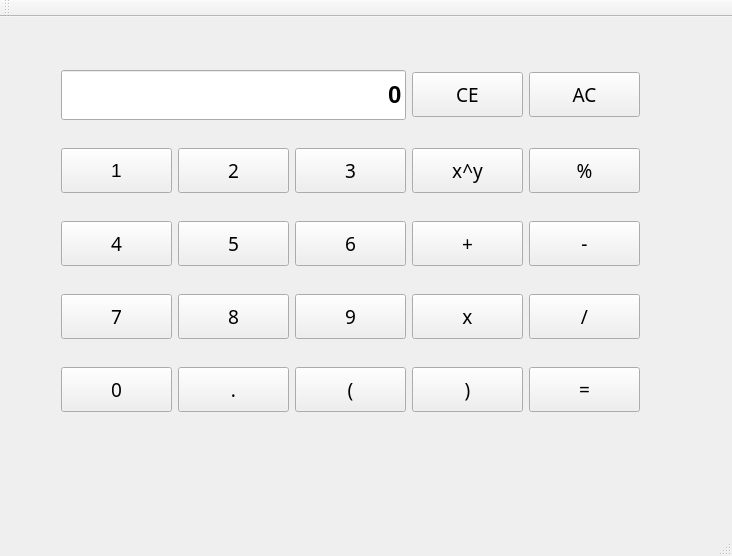
<ui version="4.0" >
 <class>MainWindowClass</class>
 <widget class="QMainWindow" name="MainWindowClass" >
  <property name="objectName" >
   <string notr="true">MainWindowClass</string>
  </property>
  <property name="geometry">
   <rect>
    <x>0</x>
    <y>0</y>
    <width>732</width>
    <height>556</height>
   </rect>
  </property>
  <property name="windowTitle">
   <string>Calculator</string>
  </property>
  <widget class="QWidget" name="centralWidget">
   <widget class="QWidget" name="gridLayoutWidget">
    <property name="geometry">
     <rect>
      <x>50</x>
      <y>20</y>
      <width>601</width>
      <height>411</height>
     </rect>
    </property>
    <layout class="QGridLayout" name="gridLayout">
     <item row="3" column="1">
      <widget class="QPushButton" name="eightButton">
       <property name="minimumSize">
        <size>
         <width>0</width>
         <height>45</height>
        </size>
       </property>
       <property name="baseSize">
        <size>
         <width>0</width>
         <height>0</height>
        </size>
       </property>
       <property name="font">
        <font>
         <family>Microsoft YaHei</family>
         <pointsize>14</pointsize>
        </font>
       </property>
       <property name="text">
        <string>8</string>
       </property>
      </widget>
     </item>
     <item row="2" column="2">
      <widget class="QPushButton" name="sixButton">
       <property name="minimumSize">
        <size>
         <width>0</width>
         <height>45</height>
        </size>
       </property>
       <property name="font">
        <font>
         <family>Microsoft YaHei</family>
         <pointsize>14</pointsize>
        </font>
       </property>
       <property name="text">
        <string>6</string>
       </property>
      </widget>
     </item>
     <item row="3" column="4">
      <widget class="QPushButton" name="divButton">
       <property name="minimumSize">
        <size>
         <width>0</width>
         <height>45</height>
        </size>
       </property>
       <property name="baseSize">
        <size>
         <width>0</width>
         <height>0</height>
        </size>
       </property>
       <property name="font">
        <font>
         <family>Microsoft YaHei</family>
         <pointsize>14</pointsize>
        </font>
       </property>
       <property name="text">
        <string>/</string>
       </property>
      </widget>
     </item>
     <item row="3" column="2">
      <widget class="QPushButton" name="nineButton">
       <property name="minimumSize">
        <size>
         <width>0</width>
         <height>45</height>
        </size>
       </property>
       <property name="baseSize">
        <size>
         <width>0</width>
         <height>0</height>
        </size>
       </property>
       <property name="font">
        <font>
         <family>Microsoft YaHei</family>
         <pointsize>14</pointsize>
        </font>
       </property>
       <property name="text">
        <string>9</string>
       </property>
      </widget>
     </item>
     <item row="3" column="0">
      <widget class="QPushButton" name="sevenButton">
       <property name="minimumSize">
        <size>
         <width>0</width>
         <height>45</height>
        </size>
       </property>
       <property name="baseSize">
        <size>
         <width>0</width>
         <height>0</height>
        </size>
       </property>
       <property name="font">
        <font>
         <family>Microsoft YaHei</family>
         <pointsize>14</pointsize>
        </font>
       </property>
       <property name="text">
        <string>7</string>
       </property>
      </widget>
     </item>
     <item row="3" column="3">
      <widget class="QPushButton" name="mulButton">
       <property name="minimumSize">
        <size>
         <width>0</width>
         <height>45</height>
        </size>
       </property>
       <property name="baseSize">
        <size>
         <width>0</width>
         <height>0</height>
        </size>
       </property>
       <property name="font">
        <font>
         <family>Microsoft YaHei</family>
         <pointsize>14</pointsize>
        </font>
       </property>
       <property name="text">
        <string>x</string>
       </property>
      </widget>
     </item>
     <item row="2" column="1">
      <widget class="QPushButton" name="fiveButton">
       <property name="minimumSize">
        <size>
         <width>0</width>
         <height>45</height>
        </size>
       </property>
       <property name="font">
        <font>
         <family>Microsoft YaHei</family>
         <pointsize>14</pointsize>
        </font>
       </property>
       <property name="text">
        <string>5</string>
       </property>
      </widget>
     </item>
     <item row="2" column="4">
      <widget class="QPushButton" name="subButton">
       <property name="minimumSize">
        <size>
         <width>0</width>
         <height>45</height>
        </size>
       </property>
       <property name="font">
        <font>
         <family>Microsoft YaHei</family>
         <pointsize>14</pointsize>
        </font>
       </property>
       <property name="text">
        <string>-</string>
       </property>
      </widget>
     </item>
     <item row="2" column="3">
      <widget class="QPushButton" name="addButton">
       <property name="minimumSize">
        <size>
         <width>0</width>
         <height>45</height>
        </size>
       </property>
       <property name="font">
        <font>
         <family>Microsoft YaHei</family>
         <pointsize>14</pointsize>
        </font>
       </property>
       <property name="text">
        <string>+</string>
       </property>
      </widget>
     </item>
     <item row="0" column="3">
      <widget class="QPushButton" name="clearEntryButton">
       <property name="minimumSize">
        <size>
         <width>0</width>
         <height>45</height>
        </size>
       </property>
       <property name="font">
        <font>
         <family>Microsoft YaHei</family>
         <pointsize>14</pointsize>
         <weight>50</weight>
         <bold>false</bold>
        </font>
       </property>
       <property name="text">
        <string>CE</string>
       </property>
      </widget>
     </item>
     <item row="1" column="4">
      <widget class="QPushButton" name="modButton">
       <property name="minimumSize">
        <size>
         <width>0</width>
         <height>45</height>
        </size>
       </property>
       <property name="font">
        <font>
         <family>Microsoft YaHei</family>
         <pointsize>14</pointsize>
        </font>
       </property>
       <property name="text">
        <string>%</string>
       </property>
      </widget>
     </item>
     <item row="1" column="3">
      <widget class="QPushButton" name="powerButton">
       <property name="minimumSize">
        <size>
         <width>0</width>
         <height>45</height>
        </size>
       </property>
       <property name="font">
        <font>
         <family>Microsoft YaHei</family>
         <pointsize>14</pointsize>
        </font>
       </property>
       <property name="text">
        <string>x^y</string>
       </property>
      </widget>
     </item>
     <item row="2" column="0">
      <widget class="QPushButton" name="fourButton">
       <property name="minimumSize">
        <size>
         <width>0</width>
         <height>45</height>
        </size>
       </property>
       <property name="font">
        <font>
         <family>Microsoft YaHei</family>
         <pointsize>14</pointsize>
        </font>
       </property>
       <property name="text">
        <string>4</string>
       </property>
      </widget>
     </item>
     <item row="1" column="0">
      <widget class="QPushButton" name="oneButton">
       <property name="minimumSize">
        <size>
         <width>0</width>
         <height>45</height>
        </size>
       </property>
       <property name="baseSize">
        <size>
         <width>0</width>
         <height>0</height>
        </size>
       </property>
       <property name="font">
        <font>
         <pointsize>14</pointsize>
        </font>
       </property>
       <property name="text">
        <string>1</string>
       </property>
      </widget>
     </item>
     <item row="1" column="1">
      <widget class="QPushButton" name="twoButton">
       <property name="minimumSize">
        <size>
         <width>0</width>
         <height>45</height>
        </size>
       </property>
       <property name="font">
        <font>
         <family>Microsoft YaHei</family>
         <pointsize>14</pointsize>
        </font>
       </property>
       <property name="text">
        <string>2</string>
       </property>
      </widget>
     </item>
     <item row="0" column="4">
      <widget class="QPushButton" name="allClearButton">
       <property name="minimumSize">
        <size>
         <width>0</width>
         <height>45</height>
        </size>
       </property>
       <property name="font">
        <font>
         <family>Microsoft YaHei</family>
         <pointsize>14</pointsize>
        </font>
       </property>
       <property name="text">
        <string>AC</string>
       </property>
      </widget>
     </item>
     <item row="0" column="0" colspan="3">
      <widget class="QLineEdit" name="lineEdit">
       <property name="minimumSize">
        <size>
         <width>0</width>
         <height>50</height>
        </size>
       </property>
       <property name="font">
        <font>
         <family>Microsoft YaHei UI</family>
         <pointsize>18</pointsize>
         <weight>75</weight>
         <bold>true</bold>
        </font>
       </property>
       <property name="layoutDirection">
        <enum>Qt::RightToLeft</enum>
       </property>
       <property name="text">
        <string>0</string>
       </property>
       <property name="alignment">
        <set>Qt::AlignRight|Qt::AlignTrailing|Qt::AlignVCenter</set>
       </property>
       <property name="readOnly">
        <bool>true</bool>
       </property>
       <property name="clearButtonEnabled">
        <bool>false</bool>
       </property>
      </widget>
     </item>
     <item row="1" column="2">
      <widget class="QPushButton" name="threeButton">
       <property name="minimumSize">
        <size>
         <width>0</width>
         <height>45</height>
        </size>
       </property>
       <property name="font">
        <font>
         <family>Microsoft YaHei</family>
         <pointsize>14</pointsize>
        </font>
       </property>
       <property name="text">
        <string>3</string>
       </property>
      </widget>
     </item>
     <item row="4" column="0">
      <widget class="QPushButton" name="zeroButton">
       <property name="minimumSize">
        <size>
         <width>0</width>
         <height>45</height>
        </size>
       </property>
       <property name="baseSize">
        <size>
         <width>0</width>
         <height>0</height>
        </size>
       </property>
       <property name="font">
        <font>
         <family>Microsoft YaHei</family>
         <pointsize>14</pointsize>
        </font>
       </property>
       <property name="text">
        <string>0</string>
       </property>
      </widget>
     </item>
     <item row="4" column="1">
      <widget class="QPushButton" name="pointerButton">
       <property name="minimumSize">
        <size>
         <width>0</width>
         <height>45</height>
        </size>
       </property>
       <property name="baseSize">
        <size>
         <width>0</width>
         <height>0</height>
        </size>
       </property>
       <property name="font">
        <font>
         <family>Microsoft YaHei</family>
         <pointsize>14</pointsize>
        </font>
       </property>
       <property name="text">
        <string>.</string>
       </property>
      </widget>
     </item>
     <item row="4" column="2">
      <widget class="QPushButton" name="leftBracketButton">
       <property name="minimumSize">
        <size>
         <width>0</width>
         <height>45</height>
        </size>
       </property>
       <property name="baseSize">
        <size>
         <width>0</width>
         <height>0</height>
        </size>
       </property>
       <property name="font">
        <font>
         <family>Microsoft YaHei</family>
         <pointsize>14</pointsize>
        </font>
       </property>
       <property name="text">
        <string>(</string>
       </property>
      </widget>
     </item>
     <item row="4" column="3">
      <widget class="QPushButton" name="rightBracketButton">
       <property name="minimumSize">
        <size>
         <width>0</width>
         <height>45</height>
        </size>
       </property>
       <property name="baseSize">
        <size>
         <width>0</width>
         <height>0</height>
        </size>
       </property>
       <property name="font">
        <font>
         <family>Microsoft YaHei</family>
         <pointsize>14</pointsize>
        </font>
       </property>
       <property name="text">
        <string>)</string>
       </property>
      </widget>
     </item>
     <item row="4" column="4">
      <widget class="QPushButton" name="eqButton">
       <property name="minimumSize">
        <size>
         <width>0</width>
         <height>45</height>
        </size>
       </property>
       <property name="baseSize">
        <size>
         <width>0</width>
         <height>0</height>
        </size>
       </property>
       <property name="font">
        <font>
         <family>Microsoft YaHei</family>
         <pointsize>14</pointsize>
        </font>
       </property>
       <property name="text">
        <string>=</string>
       </property>
      </widget>
     </item>
    </layout>
   </widget>
  </widget>
  <widget class="QMenuBar" name="menuBar">
   <property name="geometry">
    <rect>
     <x>0</x>
     <y>0</y>
     <width>732</width>
     <height>21</height>
    </rect>
   </property>
  </widget>
  <widget class="QToolBar" name="mainToolBar">
   <attribute name="toolBarArea">
    <enum>TopToolBarArea</enum>
   </attribute>
   <attribute name="toolBarBreak">
    <bool>false</bool>
   </attribute>
  </widget>
  <widget class="QStatusBar" name="statusBar"/>
 </widget>
 <layoutdefault spacing="6" margin="11"/>
 <resources/>
 <connections/>
</ui>
